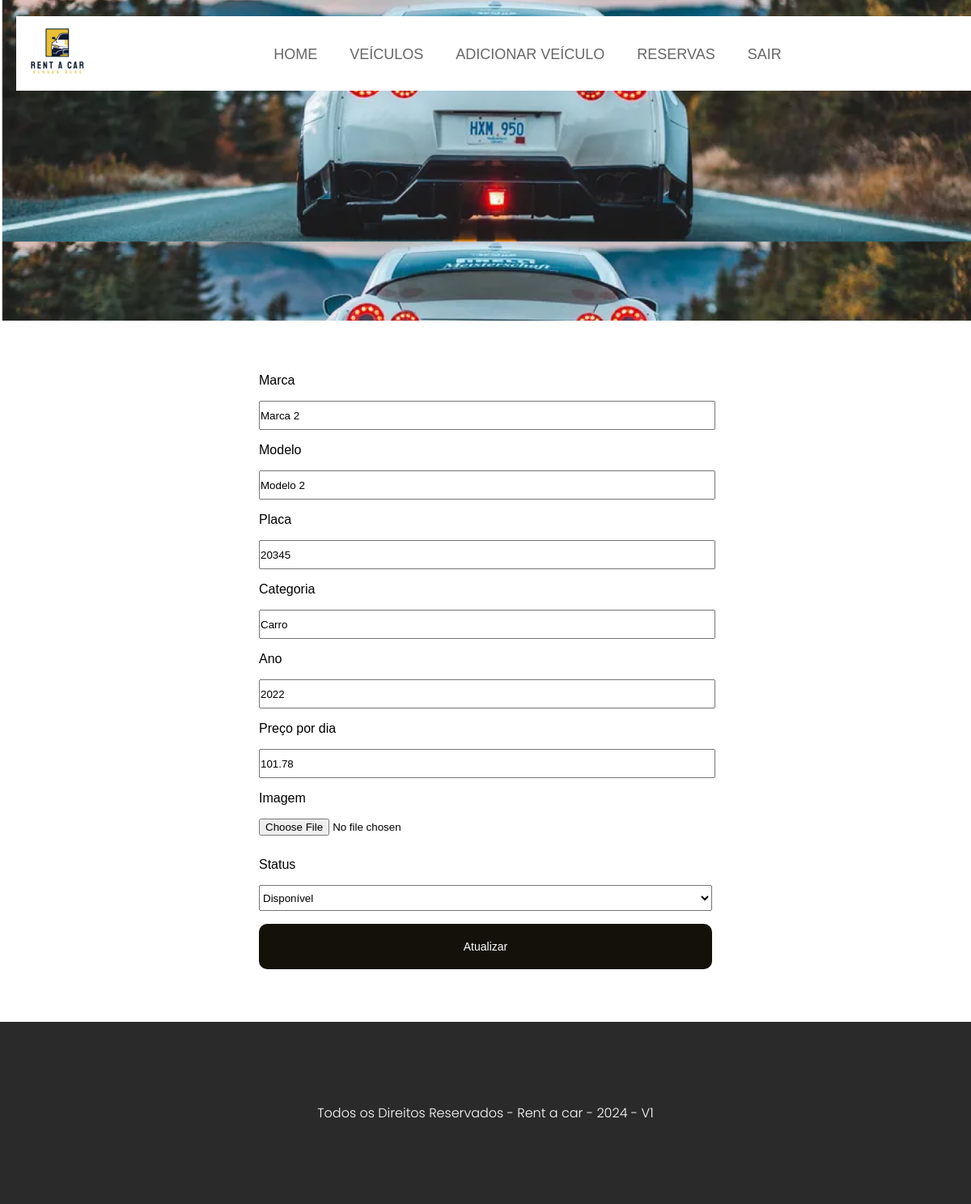
/veiculo/editar/2 (signed in), run on the app's committed database.
### app/models.py (models this page shows, shortened)
class Veiculo(db.Model):
    __tablename__ = 'veiculos'
    id_veiculo = db.Column(db.Integer, primary_key=True)
    marca = db.Column(db.String(50), nullable=False)
    modelo = db.Column(db.String(100), nullable=False)
    placa = db.Column(db.String(20), nullable=False, unique=True)
    categoria = db.Column(db.String(50), nullable=False)
    ano = db.Column(db.Integer, nullable=False)
    precoDia = db.Column(db.Float, nullable=False)
    imagem = db.Column(db.Text, nullable=False)
    disponibilidade = db.Column(db.String(20), nullable=False)

### app/routes/veiculo.py (the view, shortened to what this page needs)
@veiculo_bp.route('/editar/<int:id>', methods=['GET','POST'])
def editar_veiculo(id):
    if not AuthMiddleware.get_employee_permission():
        return redirect('/veiculo')
    veiculo = Veiculo.query.filter_by(id_veiculo=id).first()
    if request.method == 'GET':
        return render_template('veiculos/editar_veiculo.html', veiculo=veiculo)

### app/routes/veiculo.py (called while the page is built)
@veiculo_bp.before_request
def loginAuth():
    if not AuthMiddleware.is_logged():
        return redirect(url_for('user.login'))

### app/templates/veiculos/editar_veiculo.html (shortened to what this page needs)
{% extends 'base.html' %}
{% block content %}
{% include 'navbar.html' %}
<section id="content">
    <main id="main">
        <form class="edit-form" action="{{url_for('veiculo.editar_veiculo', id=veiculo.id_veiculo)}}" method="POST" enctype="multipart/form-data">
            <div class="form-input">
                <label for="marca">Marca</label>
                <input type="text" name="marca" id="marca" value="{{veiculo.marca}}" required>
            </div>
            <div class="form-input">
                <label for="modelo">Modelo</label>
                <input type="text" name="modelo" id="modelo" value="{{veiculo.modelo}}" required>
            </div>
            <div class="form-input">
                <label for="placa">Placa</label>
                <input type="text" name="placa" id="placa" value="{{veiculo.placa}}" required>
            </div>
            <div class="form-input">
                <label for="categoria">Categoria</label>
                <input type="text" name="categoria" id="categoria" value="{{veiculo.categoria}}" required>
            </div>
            <div class="form-input">
                <label for="ano">Ano</label>
                <input type="number" name="ano" id="ano" value="{{veiculo.ano}}" required>
            </div>
            <div class="form-input">
                <label for="precoDia">Preço por dia</label>
                <input type="number" name="precoDia" id="precoDia" value="{{veiculo.precoDia}}" required>
            </div>
            <div class="form-input">
                <label for="imagem">Imagem</label>
                <input type="file" name="imagem" id="imagem">
            </div>
            <div class="form-input">
                <label for="status">Status</label>
                <select name="status" id="status">
                    <option value="1" {% if veiculo.status == 1 %} selected {% endif %}>Disponível</option>
                </select>
            </div>
            <button type="submit">Atualizar</button>
        </form>
    </main>
</section>
{% endblock %}

### app/static/css/app.css (style rules this page uses)
* { margin: 0; padding: 0; font-family: Verdana, Geneva, Tahoma, sans-serif; }
:root { --verde: #07ffa6; --preto: #2a2a2a; --amarelo: #e9c035; --corTexto: #3a3a3a; --corNome: #a7a7a7; }
body, html { background-color: #fff !important; height: 100vh; }
#content { padding: 65px 40px; min-height: 50%; background-repeat: no-repeat; background-position: 0 0; }
#main { background-repeat: no-repeat; background-position: bottom left; }
button { background-color: #141208; padding: 20px; color: #fff; width: 100%; border: 0px; border-radius: 10px; font-size: 14px; width: 100%; }
.form-input { width: 100%; margin-bottom: 1rem; }
.form-input input { height: 2rem; width: 100%; margin-top: 1rem; }
.edit-form, .form-reservas { width: 50%; margin: auto; }
.form-input select { height: 2rem; width: 100%; margin-top: 1rem; }

### data on the page
Veiculo: marca "Marca 2", modelo "Modelo 2", placa "20345", categoria "Carro", ano "2022", precoDia "101.78"
